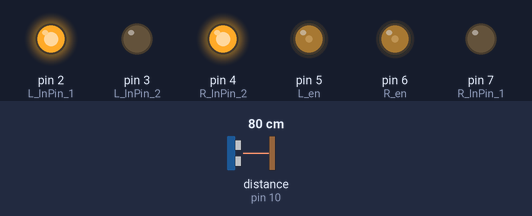
Bench run of a sketch on a simulated Arduino Uno, built with avr-gcc and run on an emulated ATmega328P. Parts: output pins drawn as LEDs (lit = HIGH). The test bench sets the inputs (shaded band); at power-on: distance to the obstacle (sensor on pin 10) 80 cm. What the sketch prints to the serial monitor is not drawn. At 13.3 s the program stops and its outputs stay as they are.

Above: at 0.2 s.
At 12.3 s:
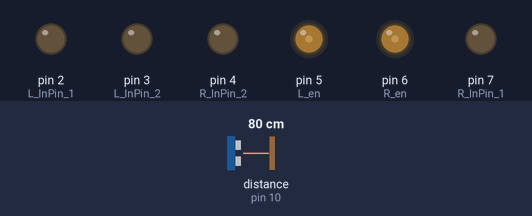
Timing chart, 0 to 13.8 s (numbered marks = the images above):
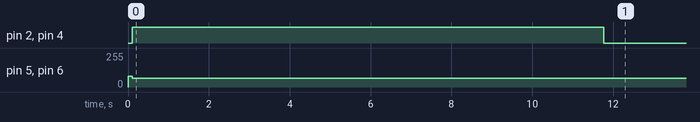

Measured:
- by itself, pin 2 (L_InPin_1), pin 4 (R_InPin_2): LOW → HIGH at 0.11 s, → LOW 11.7 s later
- by itself, pin 5 (L_en), pin 6 (R_en): 80/255 → 65/255 at 0.11 s

The sketch:

Arduino_VLF_angle_circularwave.ino
```cpp
#include <NewPing.h>
#define L_InPin_1  2  //왼쪽모터 핀1
#define L_InPin_2  3  //왼쪽모터 핀2
#define R_InPin_1  7  //오른쪽모터 핀1
#define R_InPin_2  4  //오른쪽모터 핀2
#define L_en  5 //왼쪽모터 속도 제어 핀
#define R_en  6 //오른쪽모터 속도 제어 핀
#define F_Sonar  8  //정면부 초음파 센서 연결 핀
#define R_Sonar  10 //오른쪽 초음파 센서 연결 핀
#define L_Sonar  11 //왼쪽 초음파 센서 연결 핀
#define MaxDistance  400

float L_tan,R_tan,L_tan1,R_tan1;
float mi_R_distance=1000;
NewPing F_sensor(F_Sonar,F_Sonar,MaxDistance);
float F_distance; //정면 초음파 센서값을 저장할 변수 선언
float F_distance_D,F_distance1,F_distance2;
NewPing L_sensor(L_Sonar,L_Sonar,MaxDistance);
float L_distance; //왼쪽 초음파 센서값을 저장할 변수 선언
float L_distance_D,L_distance1,L_distance2;
NewPing R_sensor(R_Sonar,R_Sonar,MaxDistance);
float R_distance; //오른쪽 초음파 센서값을 저장할 변수 선언
float R_distance_D,R_distance1,R_distance2;

void runing(int t,int L_sp,int R_sp){
  analogWrite(L_en,L_sp); //왼쪽 모터 속도를 L_sp로 하라
  analogWrite(R_en,R_sp); //오른쪽 모터 속도를 R_sp로 하라
  digitalWrite(L_InPin_1,HIGH);  //왼쪽모터1 핀에 +
  digitalWrite(L_InPin_2,LOW);   //왼쪽모터2 핀에 -
  digitalWrite(R_InPin_1,HIGH);  //오른쪽모터1 핀에 +
  digitalWrite(R_InPin_2,LOW);   //왼쪽모터2 핀에 -
  delay (t);
  }

void Left(int t,float sp){
  analogWrite(L_en,sp);
  analogWrite(R_en,sp);
  digitalWrite(L_InPin_2,HIGH);
  digitalWrite(L_InPin_1,LOW);
  digitalWrite(R_InPin_1,HIGH);
  digitalWrite(R_InPin_2,LOW);
  delay(t);
  }

void Right(int t,int sp){
  analogWrite(L_en,sp);
  analogWrite(R_en,sp);
  digitalWrite(L_InPin_1,HIGH);
  digitalWrite(L_InPin_2,LOW);
  digitalWrite(R_InPin_2,HIGH);
  digitalWrite(R_InPin_1,LOW);
  delay(t);
  }

void Stop(int t){
  digitalWrite(L_InPin_1,LOW);
  digitalWrite(L_InPin_2,LOW);
  digitalWrite(R_InPin_2,LOW);
  digitalWrite(R_InPin_1,LOW);
  delay(t);
  }

void runing_chack(int t,int L_sp,int R_sp){
  F_distance1=(float)(F_sensor.ping())*10/US_ROUNDTRIP_CM;
  L_distance1=(float)(L_sensor.ping())*10/US_ROUNDTRIP_CM;
  R_distance1=(float)(R_sensor.ping())*10/US_ROUNDTRIP_CM;
  runing(t,L_sp,R_sp);
  F_distance2=(float)(F_sensor.ping())*10/US_ROUNDTRIP_CM;
  F_distance_D = F_distance1 - F_distance2;
  R_distance2=(float)(R_sensor.ping())*10/US_ROUNDTRIP_CM;
  R_distance_D = R_distance1 - R_distance2;
  L_distance2=(float)(L_sensor.ping())*10/US_ROUNDTRIP_CM;
  L_distance_D = L_distance1 - L_distance2;
  L_tan1=L_distance_D/F_distance_D;
  R_tan1=R_distance_D/F_distance_D;
  L_tan=atan(L_tan1)*180/3.14;
  R_tan=atan(R_tan1)*180/3.14;
  }

void Left_chack(int t,int sp){
  F_distance1=(float)(F_sensor.ping())*10/US_ROUNDTRIP_CM;
  L_distance1=(float)(L_sensor.ping())*10/US_ROUNDTRIP_CM;
  R_distance1=(float)(R_sensor.ping())*10/US_ROUNDTRIP_CM;
  Left(t,sp);
  F_distance2=(float)(F_sensor.ping())*10/US_ROUNDTRIP_CM;
  F_distance_D = F_distance1 - F_distance2;
  R_distance2=(float)(R_sensor.ping())*10/US_ROUNDTRIP_CM;
  R_distance_D = R_distance1 - R_distance2;
  L_distance2=(float)(L_sensor.ping())*10/US_ROUNDTRIP_CM;
  L_distance_D = L_distance1 - L_distance2;
  L_tan1=L_distance_D/F_distance_D;
  R_tan1=R_distance_D/F_distance_D;
  L_tan=atan(L_tan1)*180/3.14;
  R_tan=atan(R_tan1)*180/3.14;
  }

void Right_chack(int t,int sp){
  F_distance1=(float)(F_sensor.ping())*10/US_ROUNDTRIP_CM;
  L_distance1=(float)(L_sensor.ping())*10/US_ROUNDTRIP_CM;
  R_distance1=(float)(R_sensor.ping())*10/US_ROUNDTRIP_CM;
  Right(t,sp);
  F_distance2=(float)(F_sensor.ping())*10/US_ROUNDTRIP_CM;
  F_distance_D = F_distance1 - F_distance2;
  R_distance2=(float)(R_sensor.ping())*10/US_ROUNDTRIP_CM;
  R_distance_D = R_distance1 - R_distance2;
  L_distance2=(float)(L_sensor.ping())*10/US_ROUNDTRIP_CM;
  L_distance_D = L_distance1 - L_distance2;
  L_tan1=L_distance_D/F_distance_D;
  R_tan1=R_distance_D/F_distance_D;
  L_tan=atan(L_tan1)*180/3.14;
  R_tan=atan(R_tan1)*180/3.14;
  }

void setup() {
  Serial.begin(115200);  //스크린프린트를 115200의 속도로 사용
  pinMode(L_InPin_1,OUTPUT); //왼쪽모터1 핀 모드를 아웃풋으로
  pinMode(L_InPin_2,OUTPUT); //왼쪽모터2 핀 모드를 아웃풋으로
  pinMode(R_InPin_1,OUTPUT); //오른쪽모터1 핀 모드를 아웃풋으로
  pinMode(R_InPin_2,OUTPUT); //오른쪽모터2 핀 모드를 아웃풋으로
  analogWrite(L_en,80);  //왼쪽모터 속도 조정
  analogWrite(R_en,80);  //오른쪽모터 속도 조정

  Stop(100);
}

void loop() {
  for(int i=0; i<1700; i++){
    R_distance=(float)(R_sensor.ping())*10/US_ROUNDTRIP_CM;
    if(R_distance != 0 && mi_R_distance>=R_distance){
    mi_R_distance=R_distance;
    Serial.println(mi_R_distance);
    }
    Right(1,65);
    }

    Stop(500);

    while(1){
      R_distance=(float)(R_sensor.ping())*10/US_ROUNDTRIP_CM;
      Left(1,65);
      if(R_distance<=(mi_R_distance+10) && R_distance!= 0){break;}

      }
while(1){
    Stop(500);
}


}
```
